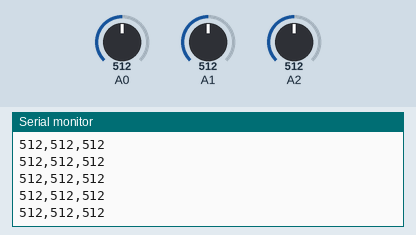
A sketch run on a simulated Arduino Uno, built with avr-gcc and run on an emulated ATmega328P. Parts: the last lines printed to the serial monitor. The inputs (shaded band) are chosen by the test bench; at power-on: A0 = 512, A1 = 512, A2 = 512.

Above: at 1.2 s.
1.3 s: A0 set to 11
At 1.8 s:
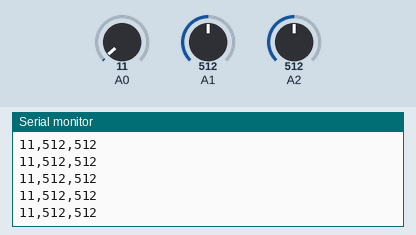
2.8 s: A0 set to 8
At 3.4 s:
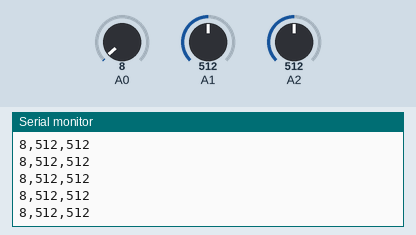
4.3 s: A1 set to 989
At 5.3 s:
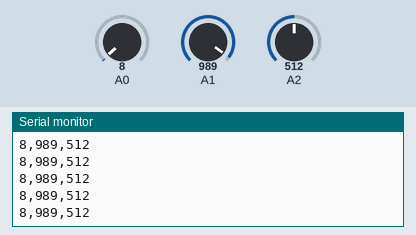
5.8 s: A1 set to 1016
At 6.6 s:
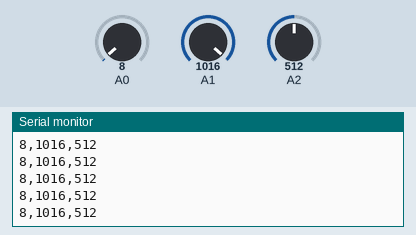
Timing chart, 0 to 8.8 s (numbered marks = the images above; inputs shaded):
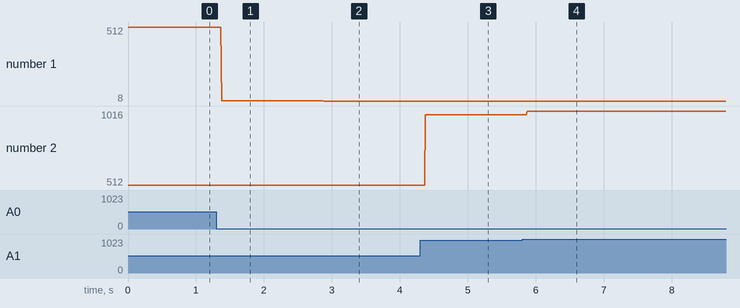

Measured:
- after the input at 1.3 s, the serial monitor: prints a new line after 0.08 s (image 1)
- after the input at 2.8 s, the serial monitor: prints a new line after 0.08 s (image 2)
- after the input at 4.3 s, the serial monitor: prints a new line after 0.08 s (image 3)
- after the input at 5.8 s, the serial monitor: prints a new line after 0.07 s (image 4)
- plotted number 1: 512 → 11 after the input at 1.3 s, 11 → 8 after the input at 2.8 s
- plotted number 2: 512 → 989 after the input at 4.3 s, 989 → 1016 after the input at 5.8 s

The sketch:

lab4Arduino.ino
```cpp
// C++ code
// 2 analog input to use as a starting point for lab 4.
// you do not have 2 potentiometers in your kit but you DO have
// a joystick, which works the same.
// swap your joystick in by connecting GND to ground, +5V to power, VRx to A0 and VRy to A1
//


void setup()
{
  pinMode(A0, INPUT);
  pinMode(A1, INPUT);
  pinMode(A2, INPUT);
  Serial.begin(9600); //this starts your serial port at BAUD rate 9600
}

void loop()
{
  int x = analogRead(A0);
  int y = analogRead(A1);
  int grow= analogRead(A2);

  //print values to console as you set up the circut to see the values.
  Serial.print(x);
  Serial.print(',');
  Serial.print(y);
  Serial.print(',');
  Serial.println(grow);


  //when you are ready to send this data to p5, you will comment out the code Serial.print code
  //above and print, instead, the code below:
  //Serial.write(x); //writes the number as a byte (will only work for values 0-127)

  //we'll start by just writing one value and leave it to you to figure out how to send and parse 2 values
}
```
